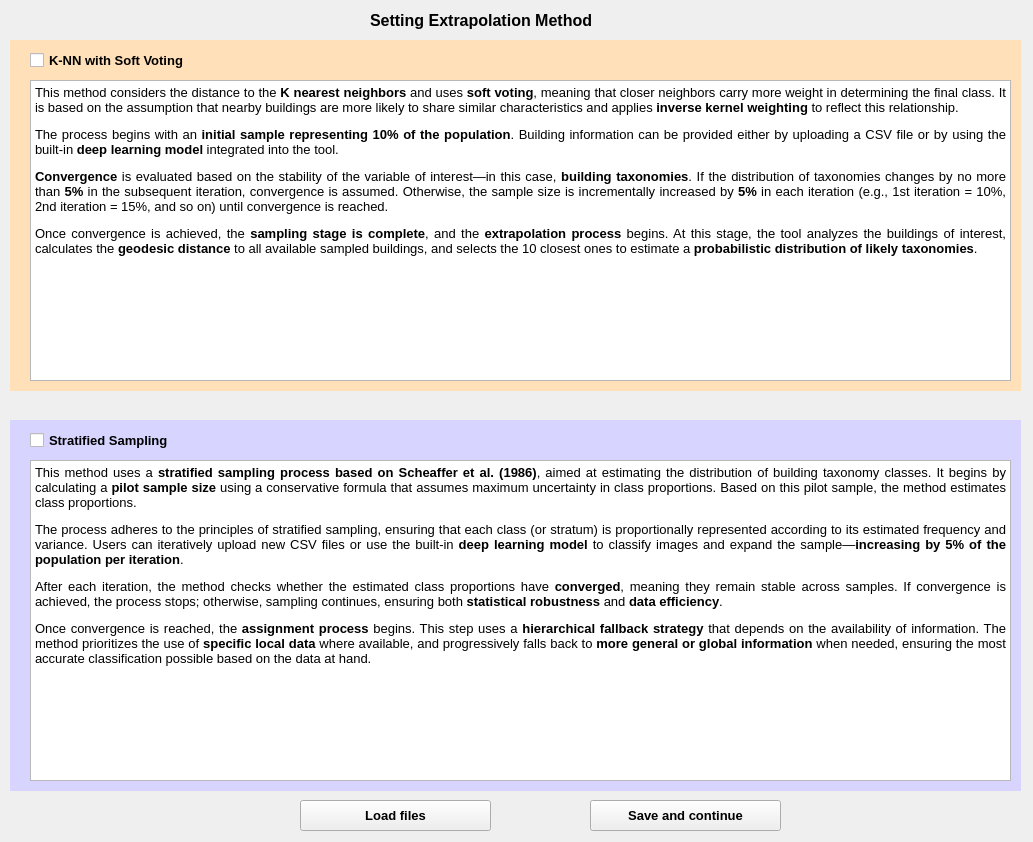
<?xml version="1.0" encoding="UTF-8"?>
<ui version="4.0">
 <class>ExtrapolationSetting</class>
 <widget class="QMainWindow" name="ExtrapolationSetting">
  <property name="geometry">
   <rect>
    <x>0</x>
    <y>0</y>
    <width>1033</width>
    <height>842</height>
   </rect>
  </property>
  <property name="windowTitle">
   <string>MainWindow</string>
  </property>
  <widget class="QWidget" name="method_frame">
   <widget class="QLabel" name="w_tittle">
    <property name="geometry">
     <rect>
      <x>370</x>
      <y>0</y>
      <width>301</width>
      <height>41</height>
     </rect>
    </property>
    <property name="font">
     <font>
      <pointsize>12</pointsize>
      <weight>75</weight>
      <bold>true</bold>
     </font>
    </property>
    <property name="text">
     <string>Setting Extrapolation Method</string>
    </property>
   </widget>
   <widget class="QPushButton" name="save_button">
    <property name="geometry">
     <rect>
      <x>590</x>
      <y>800</y>
      <width>191</width>
      <height>31</height>
     </rect>
    </property>
    <property name="font">
     <font>
      <pointsize>10</pointsize>
      <weight>75</weight>
      <bold>true</bold>
     </font>
    </property>
    <property name="text">
     <string>Save and continue</string>
    </property>
   </widget>
   <widget class="QLabel" name="backg_1">
    <property name="geometry">
     <rect>
      <x>10</x>
      <y>40</y>
      <width>1011</width>
      <height>351</height>
     </rect>
    </property>
    <property name="styleSheet">
     <string notr="true">background-color: rgb(255, 224, 185);</string>
    </property>
    <property name="text">
     <string/>
    </property>
   </widget>
   <widget class="QTextBrowser" name="knn_descrip">
    <property name="geometry">
     <rect>
      <x>30</x>
      <y>80</y>
      <width>981</width>
      <height>301</height>
     </rect>
    </property>
    <property name="html">
     <string>&lt;!DOCTYPE HTML PUBLIC &quot;-//W3C//DTD HTML 4.0//EN&quot; &quot;http://www.w3.org/TR/REC-html40/strict.dtd&quot;&gt;
&lt;html&gt;&lt;head&gt;&lt;meta name=&quot;qrichtext&quot; content=&quot;1&quot; /&gt;&lt;style type=&quot;text/css&quot;&gt;
p, li { white-space: pre-wrap; }
&lt;/style&gt;&lt;/head&gt;&lt;body style=&quot; font-family:'MS Shell Dlg 2'; font-size:7.8pt; font-weight:400; font-style:normal;&quot;&gt;
&lt;p align=&quot;justify&quot; style=&quot; margin-top:12px; margin-bottom:12px; margin-left:0px; margin-right:0px; -qt-block-indent:0; text-indent:0px;&quot;&gt;&lt;span style=&quot; font-size:10pt;&quot;&gt;This method considers the distance to the &lt;/span&gt;&lt;span style=&quot; font-size:10pt; font-weight:600;&quot;&gt;K nearest neighbors&lt;/span&gt;&lt;span style=&quot; font-size:10pt;&quot;&gt; and uses &lt;/span&gt;&lt;span style=&quot; font-size:10pt; font-weight:600;&quot;&gt;soft voting&lt;/span&gt;&lt;span style=&quot; font-size:10pt;&quot;&gt;, meaning that closer neighbors carry more weight in determining the final class. It is based on the assumption that nearby buildings are more likely to share similar characteristics and applies &lt;/span&gt;&lt;span style=&quot; font-size:10pt; font-weight:600;&quot;&gt;inverse kernel weighting&lt;/span&gt;&lt;span style=&quot; font-size:10pt;&quot;&gt; to reflect this relationship.&lt;/span&gt;&lt;/p&gt;
&lt;p align=&quot;justify&quot; style=&quot; margin-top:12px; margin-bottom:12px; margin-left:0px; margin-right:0px; -qt-block-indent:0; text-indent:0px;&quot;&gt;&lt;span style=&quot; font-size:10pt;&quot;&gt;The process begins with an &lt;/span&gt;&lt;span style=&quot; font-size:10pt; font-weight:600;&quot;&gt;initial sample representing 10% of the population&lt;/span&gt;&lt;span style=&quot; font-size:10pt;&quot;&gt;. Building information can be provided either by uploading a CSV file or by using the built-in &lt;/span&gt;&lt;span style=&quot; font-size:10pt; font-weight:600;&quot;&gt;deep learning model&lt;/span&gt;&lt;span style=&quot; font-size:10pt;&quot;&gt; integrated into the tool.&lt;/span&gt;&lt;/p&gt;
&lt;p align=&quot;justify&quot; style=&quot; margin-top:12px; margin-bottom:12px; margin-left:0px; margin-right:0px; -qt-block-indent:0; text-indent:0px;&quot;&gt;&lt;span style=&quot; font-size:10pt; font-weight:600;&quot;&gt;Convergence&lt;/span&gt;&lt;span style=&quot; font-size:10pt;&quot;&gt; is evaluated based on the stability of the variable of interest—in this case, &lt;/span&gt;&lt;span style=&quot; font-size:10pt; font-weight:600;&quot;&gt;building taxonomies&lt;/span&gt;&lt;span style=&quot; font-size:10pt;&quot;&gt;. If the distribution of taxonomies changes by no more than &lt;/span&gt;&lt;span style=&quot; font-size:10pt; font-weight:600;&quot;&gt;5%&lt;/span&gt;&lt;span style=&quot; font-size:10pt;&quot;&gt; in the subsequent iteration, convergence is assumed. Otherwise, the sample size is incrementally increased by &lt;/span&gt;&lt;span style=&quot; font-size:10pt; font-weight:600;&quot;&gt;5%&lt;/span&gt;&lt;span style=&quot; font-size:10pt;&quot;&gt; in each iteration (e.g., 1st iteration = 10%, 2nd iteration = 15%, and so on) until convergence is reached.&lt;/span&gt;&lt;/p&gt;
&lt;p align=&quot;justify&quot; style=&quot; margin-top:12px; margin-bottom:12px; margin-left:0px; margin-right:0px; -qt-block-indent:0; text-indent:0px;&quot;&gt;&lt;span style=&quot; font-size:10pt;&quot;&gt;Once convergence is achieved, the &lt;/span&gt;&lt;span style=&quot; font-size:10pt; font-weight:600;&quot;&gt;sampling stage is complete&lt;/span&gt;&lt;span style=&quot; font-size:10pt;&quot;&gt;, and the &lt;/span&gt;&lt;span style=&quot; font-size:10pt; font-weight:600;&quot;&gt;extrapolation process&lt;/span&gt;&lt;span style=&quot; font-size:10pt;&quot;&gt; begins. At this stage, the tool analyzes the buildings of interest, calculates the &lt;/span&gt;&lt;span style=&quot; font-size:10pt; font-weight:600;&quot;&gt;geodesic distance&lt;/span&gt;&lt;span style=&quot; font-size:10pt;&quot;&gt; to all available sampled buildings, and selects the 10 closest ones to estimate a &lt;/span&gt;&lt;span style=&quot; font-size:10pt; font-weight:600;&quot;&gt;probabilistic distribution of likely taxonomies&lt;/span&gt;&lt;span style=&quot; font-size:10pt;&quot;&gt;.&lt;/span&gt;&lt;/p&gt;&lt;/body&gt;&lt;/html&gt;</string>
    </property>
   </widget>
   <widget class="QLabel" name="backg_2">
    <property name="geometry">
     <rect>
      <x>10</x>
      <y>420</y>
      <width>1011</width>
      <height>371</height>
     </rect>
    </property>
    <property name="styleSheet">
     <string notr="true">background-color: rgb(215, 213, 255)</string>
    </property>
    <property name="text">
     <string/>
    </property>
   </widget>
   <widget class="QTextBrowser" name="stratified_descrip">
    <property name="geometry">
     <rect>
      <x>30</x>
      <y>460</y>
      <width>981</width>
      <height>321</height>
     </rect>
    </property>
    <property name="html">
     <string>&lt;!DOCTYPE HTML PUBLIC &quot;-//W3C//DTD HTML 4.0//EN&quot; &quot;http://www.w3.org/TR/REC-html40/strict.dtd&quot;&gt;
&lt;html&gt;&lt;head&gt;&lt;meta name=&quot;qrichtext&quot; content=&quot;1&quot; /&gt;&lt;style type=&quot;text/css&quot;&gt;
p, li { white-space: pre-wrap; }
&lt;/style&gt;&lt;/head&gt;&lt;body style=&quot; font-family:'MS Shell Dlg 2'; font-size:7.8pt; font-weight:400; font-style:normal;&quot;&gt;
&lt;p align=&quot;justify&quot; style=&quot; margin-top:12px; margin-bottom:12px; margin-left:0px; margin-right:0px; -qt-block-indent:0; text-indent:0px;&quot;&gt;&lt;span style=&quot; font-size:10pt;&quot;&gt;This method uses a &lt;/span&gt;&lt;span style=&quot; font-size:10pt; font-weight:600;&quot;&gt;stratified sampling process based on Scheaffer et al. (1986)&lt;/span&gt;&lt;span style=&quot; font-size:10pt;&quot;&gt;, aimed at estimating the distribution of building taxonomy classes. It begins by calculating a &lt;/span&gt;&lt;span style=&quot; font-size:10pt; font-weight:600;&quot;&gt;pilot sample size&lt;/span&gt;&lt;span style=&quot; font-size:10pt;&quot;&gt; using a conservative formula that assumes maximum uncertainty in class proportions. Based on this pilot sample, the method estimates class proportions.&lt;/span&gt;&lt;/p&gt;
&lt;p align=&quot;justify&quot; style=&quot; margin-top:12px; margin-bottom:12px; margin-left:0px; margin-right:0px; -qt-block-indent:0; text-indent:0px;&quot;&gt;&lt;span style=&quot; font-size:10pt;&quot;&gt;The process adheres to the principles of stratified sampling, ensuring that each class (or stratum) is proportionally represented according to its estimated frequency and variance. Users can iteratively upload new CSV files or use the built-in &lt;/span&gt;&lt;span style=&quot; font-size:10pt; font-weight:600;&quot;&gt;deep learning model&lt;/span&gt;&lt;span style=&quot; font-size:10pt;&quot;&gt; to classify images and expand the sample—&lt;/span&gt;&lt;span style=&quot; font-size:10pt; font-weight:600;&quot;&gt;increasing by 5% of the population per iteration&lt;/span&gt;&lt;span style=&quot; font-size:10pt;&quot;&gt;.&lt;/span&gt;&lt;/p&gt;
&lt;p align=&quot;justify&quot; style=&quot; margin-top:12px; margin-bottom:12px; margin-left:0px; margin-right:0px; -qt-block-indent:0; text-indent:0px;&quot;&gt;&lt;span style=&quot; font-size:10pt;&quot;&gt;After each iteration, the method checks whether the estimated class proportions have &lt;/span&gt;&lt;span style=&quot; font-size:10pt; font-weight:600;&quot;&gt;converged&lt;/span&gt;&lt;span style=&quot; font-size:10pt;&quot;&gt;, meaning they remain stable across samples. If convergence is achieved, the process stops; otherwise, sampling continues, ensuring both &lt;/span&gt;&lt;span style=&quot; font-size:10pt; font-weight:600;&quot;&gt;statistical robustness&lt;/span&gt;&lt;span style=&quot; font-size:10pt;&quot;&gt; and &lt;/span&gt;&lt;span style=&quot; font-size:10pt; font-weight:600;&quot;&gt;data efficiency&lt;/span&gt;&lt;span style=&quot; font-size:10pt;&quot;&gt;.&lt;/span&gt;&lt;/p&gt;
&lt;p align=&quot;justify&quot; style=&quot; margin-top:12px; margin-bottom:12px; margin-left:0px; margin-right:0px; -qt-block-indent:0; text-indent:0px;&quot;&gt;&lt;span style=&quot; font-size:10pt;&quot;&gt;Once convergence is reached, the &lt;/span&gt;&lt;span style=&quot; font-size:10pt; font-weight:600;&quot;&gt;assignment process&lt;/span&gt;&lt;span style=&quot; font-size:10pt;&quot;&gt; begins. This step uses a &lt;/span&gt;&lt;span style=&quot; font-size:10pt; font-weight:600;&quot;&gt;hierarchical fallback strategy&lt;/span&gt;&lt;span style=&quot; font-size:10pt;&quot;&gt; that depends on the availability of information. The method prioritizes the use of &lt;/span&gt;&lt;span style=&quot; font-size:10pt; font-weight:600;&quot;&gt;specific local data&lt;/span&gt;&lt;span style=&quot; font-size:10pt;&quot;&gt; where available, and progressively falls back to &lt;/span&gt;&lt;span style=&quot; font-size:10pt; font-weight:600;&quot;&gt;more general or global information&lt;/span&gt;&lt;span style=&quot; font-size:10pt;&quot;&gt; when needed, ensuring the most accurate classification possible based on the data at hand.&lt;/span&gt;&lt;/p&gt;&lt;/body&gt;&lt;/html&gt;</string>
    </property>
   </widget>
   <widget class="QCheckBox" name="knn_check">
    <property name="geometry">
     <rect>
      <x>30</x>
      <y>50</y>
      <width>231</width>
      <height>21</height>
     </rect>
    </property>
    <property name="font">
     <font>
      <pointsize>10</pointsize>
      <weight>75</weight>
      <bold>true</bold>
     </font>
    </property>
    <property name="text">
     <string>K-NN with Soft Voting</string>
    </property>
   </widget>
   <widget class="QCheckBox" name="stratified_check">
    <property name="geometry">
     <rect>
      <x>30</x>
      <y>430</y>
      <width>201</width>
      <height>21</height>
     </rect>
    </property>
    <property name="font">
     <font>
      <pointsize>10</pointsize>
      <weight>75</weight>
      <bold>true</bold>
     </font>
    </property>
    <property name="text">
     <string>Stratified Sampling</string>
    </property>
   </widget>
   <widget class="QPushButton" name="load_buton">
    <property name="geometry">
     <rect>
      <x>300</x>
      <y>800</y>
      <width>191</width>
      <height>31</height>
     </rect>
    </property>
    <property name="font">
     <font>
      <pointsize>10</pointsize>
      <weight>75</weight>
      <bold>true</bold>
     </font>
    </property>
    <property name="text">
     <string>Load files</string>
    </property>
   </widget>
   <zorder>backg_2</zorder>
   <zorder>backg_1</zorder>
   <zorder>w_tittle</zorder>
   <zorder>save_button</zorder>
   <zorder>knn_descrip</zorder>
   <zorder>stratified_descrip</zorder>
   <zorder>knn_check</zorder>
   <zorder>stratified_check</zorder>
   <zorder>load_buton</zorder>
  </widget>
 </widget>
 <resources/>
 <connections/>
</ui>
